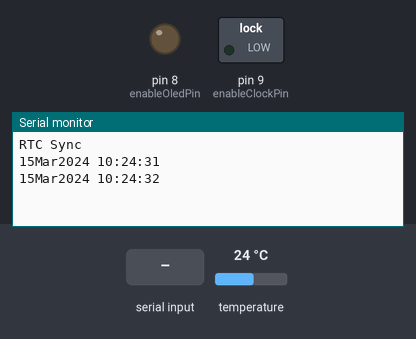
A sketch run on a simulated Arduino Uno, built with avr-gcc and run on an emulated ATmega328P. Shown: switched loads named in the sketch (green lamp = pin HIGH), output pins drawn as LEDs (lit = HIGH), the last lines printed to the serial monitor. Inputs (shaded band) come from the test bench; at power-on: temperature 24 °C. The local clock reads 2024-03-15 10:24:30 at power-on unless the sketch sets it.

Above: at 2.2 s.
2.3 s: "90,45,200,10\n" received over Serial
At 5.1 s:
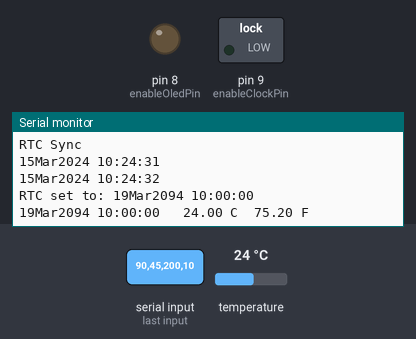
5.3 s: "30,150,10,200\n" received over Serial
At 7.8 s:
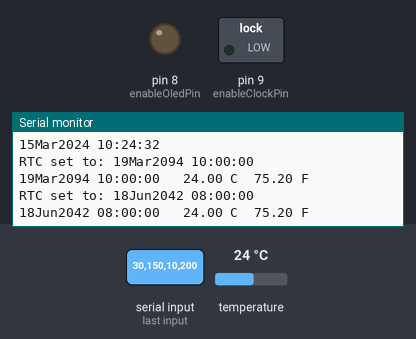
Timing chart, 0 to 9.3 s (numbered marks = the images above; inputs shaded):
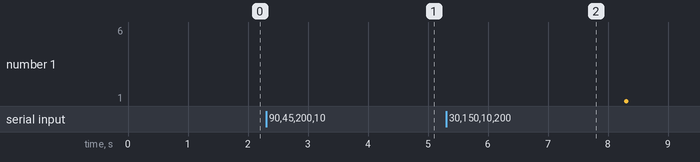

The sketch:

setTime.ino
```cpp
// (licence header left out)
#include <DS3232RTC.h>        //http://github.com/JChristensen/DS3232RTC
#include <Streaming.h>        //http://arduiniana.org/libraries/streaming/
#include <TimeLib.h>             //http://playground.arduino.cc/Code/Time
#include <Wire.h>             //http://arduino.cc/en/Reference/Wire

#define enableOledPin 8
#define enableClockPin 9

void setup(void)
{
    pinMode(enableOledPin, OUTPUT);
    pinMode(enableClockPin, OUTPUT);
    digitalWrite(enableOledPin, LOW);
    digitalWrite(enableClockPin, LOW);
    delay(1000);

    Serial.begin(115200);

    //setSyncProvider() causes the Time library to synchronize with the
    //external RTC by calling RTC.get() every five minutes by default.
    setSyncProvider(RTC.get);
    Serial << F("RTC Sync");
    if (timeStatus() != timeSet) Serial << F(" FAIL!");
    Serial << endl;
}

void loop(void)
{
    static time_t tLast;
    time_t t;
    tmElements_t tm;

    //check for input to set the RTC, minimum length is 12, i.e. yy,m,d,h,m,s
    if (Serial.available() >= 12) {
        //note that the tmElements_t Year member is an offset from 1970,
        //but the RTC wants the last two digits of the calendar year.
        //use the convenience macros from Time.h to do the conversions.
        int y = Serial.parseInt();
        if (y >= 100 && y < 1000)
            Serial << F("Error: Year must be two digits or four digits!") << endl;
        else {
            if (y >= 1000)
                tm.Year = CalendarYrToTm(y);
            else    //(y < 100)
                tm.Year = y2kYearToTm(y);
            tm.Month = Serial.parseInt();
            tm.Day = Serial.parseInt();
            tm.Hour = Serial.parseInt();
            tm.Minute = Serial.parseInt();
            tm.Second = Serial.parseInt();
            t = makeTime(tm);
            RTC.set(t);        //use the time_t value to ensure correct weekday is set
            setTime(t);
            Serial << F("RTC set to: ");
            printDateTime(t);
            Serial << endl;
            //dump any extraneous input
            while (Serial.available() > 0) Serial.read();
        }
    }

    t = now();
    if (t != tLast) {
        tLast = t;
        printDateTime(t);
        if (second(t) == 0) {
            float c = RTC.temperature() / 4.;
            float f = c * 9. / 5. + 32.;
            Serial << F("  ") << c << F(" C  ") << f << F(" F");
        }
        Serial << endl;
    }
}

//print date and time to Serial
void printDateTime(time_t t)
{
    printDate(t);
    Serial << ' ';
    printTime(t);
}

//print time to Serial
void printTime(time_t t)
{
    printI00(hour(t), ':');
    printI00(minute(t), ':');
    printI00(second(t), ' ');
}

//print date to Serial
void printDate(time_t t)
{
    printI00(day(t), 0);
    Serial << monthShortStr(month(t)) << _DEC(year(t));
}

//Print an integer in "00" format (with leading zero),
//followed by a delimiter character to Serial.
//Input value assumed to be between 0 and 99.
void printI00(int val, char delim)
{
    if (val < 10) Serial << '0';
    Serial << _DEC(val);
    if (delim > 0) Serial << delim;
    return;
}
```

Measured:
- after the input at 2.3 s, the serial monitor: prints a new line after 2.0 s (image 1)
- after the input at 5.3 s, the serial monitor: prints a new line after 2.0 s (image 2)
